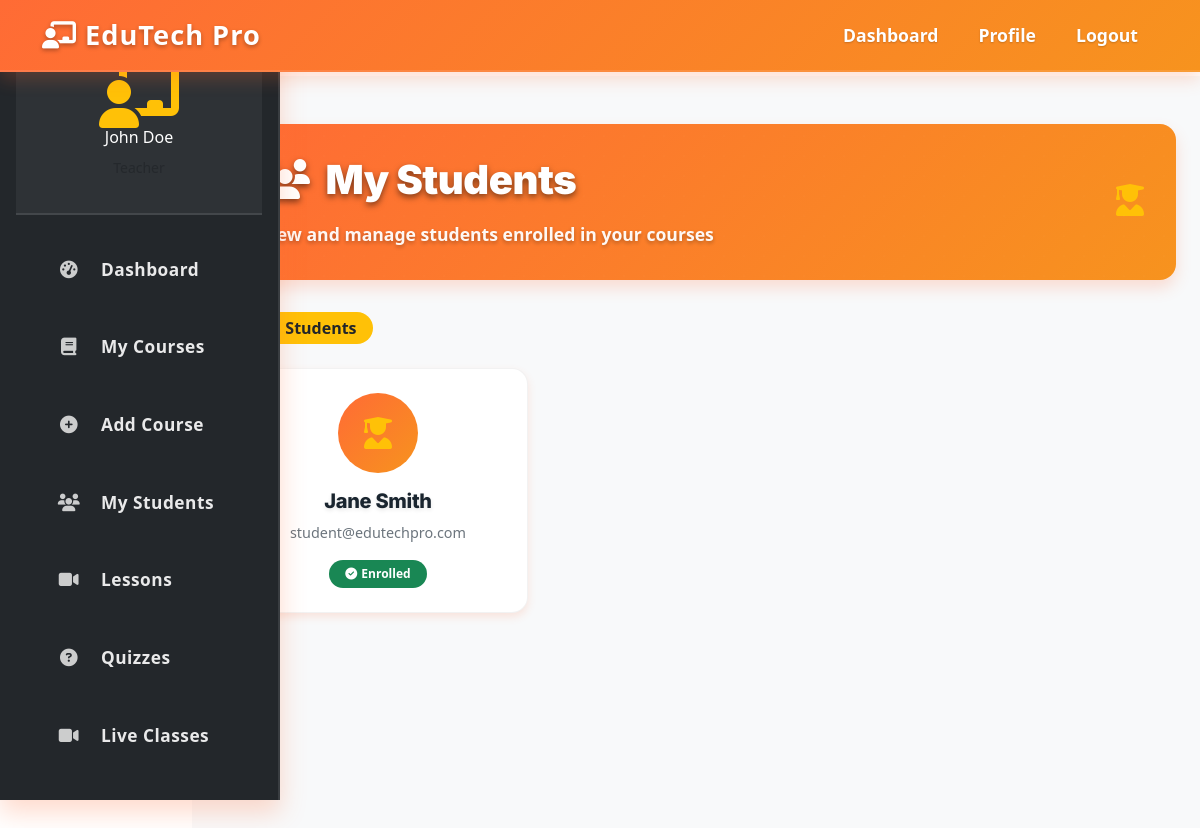
The app's page /teacher/students.php (signed in) with its own data.
### tables this page shows
CREATE TABLE IF NOT EXISTS `users` (
    `id` INT AUTO_INCREMENT PRIMARY KEY,
    `google_id` VARCHAR(255) UNIQUE,
    `username` VARCHAR(50) UNIQUE,
    `email` VARCHAR(100) UNIQUE NOT NULL,
    `password` VARCHAR(255),
    `full_name` VARCHAR(100) NOT NULL,
    `role` ENUM('admin', 'teacher', 'student') NOT NULL,
    `profile_image` VARCHAR(255),
    `phone` VARCHAR(20),
    `address` TEXT,
    `status` ENUM('active', 'inactive', 'pending') DEFAULT 'active',
    `created_at` TIMESTAMP DEFAULT CURRENT_TIMESTAMP,
    `updated_at` TIMESTAMP DEFAULT CURRENT_TIMESTAMP ON UPDATE CURRENT_TIMESTAMP
);

### teacher/students.php (the view, shortened to what this page needs)
<?php
require_once '../config/database.php';
$teacher_id = $_SESSION['teacher_id'];
$stmt = $pdo->prepare("SELECT * FROM users WHERE id = ?");
$stmt->execute([$teacher_id]);
$teacher = $stmt->fetch();
$stmt = $pdo->prepare('
    SELECT DISTINCT u.id, u.full_name, u.email
    FROM enrollments e
    JOIN courses c ON e.course_id = c.id
    JOIN users u ON e.student_id = u.id
    WHERE c.instructor_id = ?
    ORDER BY u.full_name ASC
');
$stmt->execute([$teacher_id]);
$students = $stmt->fetchAll();
?>
<!DOCTYPE html>
<html lang="en">
<head>
    <link href="https://cdn.jsdelivr.net/npm/bootstrap@5.3.0/dist/css/bootstrap.min.css" rel="stylesheet">
    <link href="https://cdnjs.cloudflare.com/ajax/libs/font-awesome/6.4.0/css/all.min.css" rel="stylesheet">
    <link href="../assets/css/style.css" rel="stylesheet">
    <link href="../assets/css/teacher-dashboard.css" rel="stylesheet">
</head>
<body>
    <nav class="navbar navbar-expand-lg navbar-dark bg-warning fixed-top">
        <div class="container">
            <a class="navbar-brand fw-bold" href="dashboard.php">
                <i class="fas fa-chalkboard-teacher me-2"></i>EduTech Pro
            </a>
            <div class="collapse navbar-collapse" id="navbarNav">
                <ul class="navbar-nav ms-auto">
                    <li class="nav-item">
                        <a class="nav-link" href="dashboard.php">Dashboard</a>
                    </li>
                    <li class="nav-item">
                        <a class="nav-link" href="profile.php">Profile</a>
                    </li>
                    <li class="nav-item">
                        <a class="nav-link" href="logout.php">Logout</a>
                    </li>
                </ul>
            </div>
        </div>
    </nav>
    <div class="row">
        <nav class="col-md-3 col-lg-2 d-md-block sidebar collapse">
            <div class="position-sticky">
                <div class="text-center mb-4">
                    <div>
                        <i class="fas fa-chalkboard-teacher fa-4x text-warning"></i>
                    </div>
                    <h6 class="text-white"><?php echo htmlspecialchars($teacher['full_name']); ?></h6>
                    <small class="text-muted">Teacher</small>
                </div>
                <ul class="nav flex-column">
                    <li class="nav-item">
                        <a class="nav-link" href="dashboard.php">
                            <i class="fas fa-tachometer-alt me-2"></i>
                            Dashboard
                        </a>
                    </li>
                    <li class="nav-item">
                        <a class="nav-link" href="courses.php">
                            <i class="fas fa-book me-2"></i>
                            My Courses
                        </a>
                    </li>
                    <li class="nav-item">
                        <a class="nav-link" href="create_course.php">
                            <i class="fas fa-plus-circle me-2"></i>
                            Add Course
                        </a>
                    </li>
                    <li class="nav-item">
                        <a class="nav-link" href="students.php">
                            <i class="fas fa-users me-2"></i>
                            My Students
                        </a>
                    </li>
                    <li class="nav-item">
                        <a class="nav-link" href="lessons_coming_soon.php">
                            <i class="fas fa-video me-2"></i>
                            Lessons <span class="badge bg-secondary ms-2"></span>
                        </a>
                    </li>
                    <li class="nav-item">
                        <a class="nav-link" href="quizzes_coming_soon.php">
                            <i class="fas fa-question-circle me-2"></i>
                            Quizzes <span class="badge bg-secondary ms-2"></span>
                        </a>
                    </li>
                    <li class="nav-item">
                        <a class="nav-link" href="live_classes_coming_soon.php">
                            <i class="fas fa-video me-2"></i>
                            Live Classes <span class="badge bg-secondary ms-2"></span>
                        </a>
                    </li>
                    <li class="nav-item">
                        <a class="nav-link" href="attendance.php">
                        </a>
                    </li>
                </ul>
            </div>
        </nav>
        <main class="col-md-9 ms-sm-auto col-lg-10 px-md-4 dashboard-main-content">
            <div class="container-fluid pt-5">
                <div class="page-header">
                    <div class="row align-items-center">
                        <div class="col-md-8">
                            <h1><i class="fas fa-users me-3"></i>My Students</h1>
                            <p class="mb-0">View and manage students enrolled in your courses</p>
                        </div>
                        <div class="col-md-4 text-md-end">
                            <div class="teacher-stat-card">
                                <i class="fas fa-user-graduate fa-2x text-warning"></i>
                            </div>
                        </div>
                    </div>
                </div>
                <div class="d-flex justify-content-between align-items-center mb-4">
                    <div class="student-stats">
                        <span class="badge bg-warning text-dark fs-6 px-3 py-2">
                            <i class="fas fa-users me-2"></i><?php echo count($students); ?> Students
                        </span>
                    </div>
                </div>
                <div class="teacher-content-card">
                    <?php if (empty($students)): ?>
                        <div class="text-center py-5">
                            <div class="empty-state">
                                <i class="fas fa-user-graduate fa-4x text-muted mb-4"></i>
                                <h3 class="text-muted mb-3">No Students Yet</h3>
                                <p class="text-muted mb-4">Students will appear here once they enroll in your courses</p>
                                <a href="courses.php" class="btn btn-warning btn-lg teacher-btn">
                                    <i class="fas fa-book me-2"></i>View My Courses
                                </a>
                            </div>
                        </div>
                    <?php else: ?>
                        <div class="row">
                            <?php foreach ($students as $student): ?>
                            <div class="col-md-6 col-lg-4 mb-4">
                                <div class="student-card">
                                    <div class="student-avatar">
                                        <i class="fas fa-user-graduate fa-2x text-warning"></i>
                                    </div>
                                    <div class="student-info">
                                        <h5 class="student-name"><?php echo htmlspecialchars($student['full_name']); ?></h5>
                                        <p class="student-email"><?php echo htmlspecialchars($student['email']); ?></p>
                                        <div class="student-status">
                                            <span class="badge bg-success">
                                                <i class="fas fa-check-circle me-1"></i>Enrolled
                                            </span>
                                        </div>
                                    </div>
                                </div>
                            </div>
                            <?php endforeach; ?>
                        </div>
                    <?php endif; ?>
                </div>
            </div>
        </main>
    </div>
</body>
</html>

### assets/css/style.css (style rules this page uses)
:root { --primary-color: #0d6efd; --secondary-color: #6c757d; --success-color: #198754; --warning-color: #ffc107; --danger-color: #dc3545; --light-color: #f8f9fa; --dark-color: #212529; }
* { margin: 0; padding: 0; box-sizing: border-box; }
body { font-family: 'Segoe UI', Tahoma, Geneva, Verdana, sans-serif; line-height: 1.6; color: var(--dark-color); padding-top: 76px; }
.navbar { background: linear-gradient(90deg, #0d6efd 60%, #0056b3 100%) !important; box-shadow: 0 2px 10px rgba(0,0,0,0.08); }
.navbar .navbar-brand { font-weight: 700; font-size: 1.7rem; color: #fff !important; letter-spacing: 1px; }
.navbar .nav-link, .navbar .dropdown-toggle { color: #fff !important; font-size: 1.1rem; margin-left: 1rem; margin-right: 1rem; transition: color 0.2s; }
body { padding-top: 76px; }
.sidebar { background: #23272b !important; color: #f8f9fa; box-shadow: 2px 0 16px rgba(0,0,0,0.08); border-top: none !important; border-right: 1px solid #222831; margin-top: 0 !important; border-top-left-radius: 0 !important; border-top-right-radius: 0 !important; top: 0; position: sticky; height: 100vh; z-index: 1029; display: flex; flex-direction: column; min-width: 220px; padding: 2rem 1rem 1rem 1rem; }
.sidebar .text-center { margin-top: 0 !important; margin-bottom: 2rem !important; }
.sidebar .nav-link { color: #f8f9fa !important; background: transparent; padding: 0.75rem 1.25rem; border-radius: 8px; margin-bottom: 0.5rem; font-size: 1.08rem; font-weight: 500; letter-spacing: 0.5px; transition: background 0.2s, color 0.2s, box-shadow 0.2s; display: flex; align-items: center; gap: 0.75rem; }
.sidebar .nav-link i { font-size: 1.2rem; opacity: 0.85; }
.badge { padding: 0.5rem 1rem; border-radius: 20px; font-weight: 600; }
.container-fluid, .row, main { margin-top: 0 !important; }
.dashboard-main-content { margin-top: 0 !important; }
.sidebar .text-center { margin-top: 0 !important; margin-bottom: 1rem !important; }

### records on screen
users: full_name "John Doe"
users: full_name "Jane Smith", email "student@edutechpro.com"
